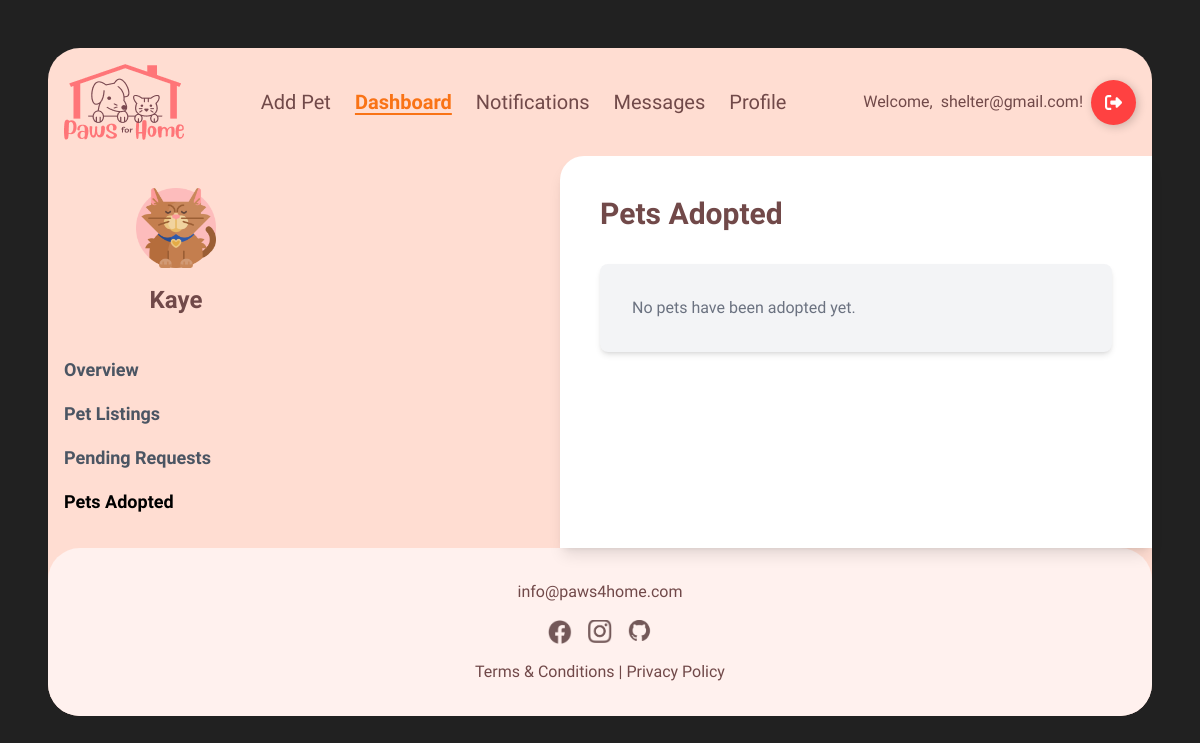
The page /petsadopted/ (signed in) on the database as committed earlier.
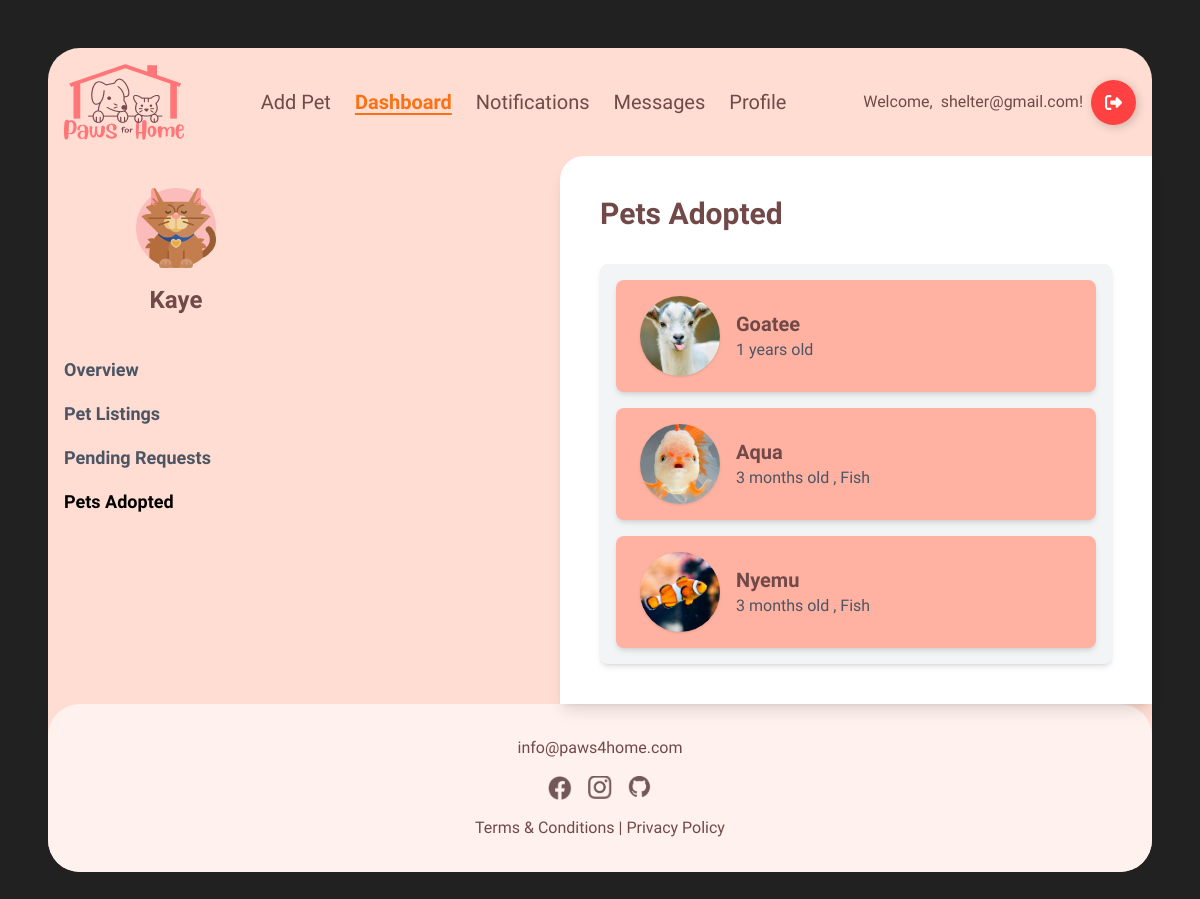
The same page on the database as committed later.
### pets/models.py (models this page shows, shortened)
class Pet(models.Model):
    STATUS_CHOICES = [
        (1, 'Available'),
        (2, 'Adopted'),
    ]
    TYPE_CHOICES = [
    ('Dog', 'Dog'),
    ('Cat', 'Cat'),
    ('Bird', 'Bird'),
    ('Fish', 'Fish'),
    ('Rabbit', 'Rabbit'),
    ('Hamster', 'Hamster'),
    ('Guinea Pig', 'Guinea Pig'),
    ('Frog', 'Frog'),
    ('Ferret', 'Ferret'),
    ('Chinchilla', 'Chinchilla'),
    ('Hedgehog', 'Hedgehog'),
    ('Mouse', 'Mouse'),
    ('Rat', 'Rat'),
    ('Turtle', 'Turtle'),
    ('Snake', 'Snake'),
    ('Lizard', 'Lizard'),
    ('Parrot', 'Parrot'),
    ('Canary', 'Canary'),
    ('Budgerigar', 'Budgerigar'),
    ('Cockatoo', 'Cockatoo'),
    ('Macaw', 'Macaw'),
    ('Lovebird', 'Lovebird'),
    ('Quail', 'Quail'),
    ('Duck', 'Duck'),
    ('Chicken', 'Chicken'),
    ('Goat', 'Goat'),
    ('Pig', 'Pig'),
    ('Spider', 'Spider'),
    ('Tarantula', 'Tarantula'),
    ('Other', 'Other'),
    ]
    name = models.CharField(max_length=100)
    image = models.ImageField(upload_to='pets/', default='pets/default_pet.jpg')
    type = models.CharField(choices=TYPE_CHOICES, max_length=20, default='other')
    age_years = models.IntegerField(default=0)
    age_months = models.IntegerField(default=0)
    description = models.TextField(blank=True,null=True)
    location = models.TextField(blank=True,null=True, default='N/A')
    breed = models.CharField(max_length=50, blank=True, null=True)
    adoption_fee = models.IntegerField(default=0, blank=True)
    status = models.IntegerField(choices=STATUS_CHOICES, default=1)
    created_at = models.DateTimeField(auto_now_add=True)
    owner = models.ForeignKey(settings.AUTH_USER_MODEL, on_delete=models.CASCADE, null=True)
    is_deleted = models.BooleanField(default=False)

### main/decorators.py (the view)
    def _wrapped_view(request, *args, **kwargs):
        if request.user.account_type != 'shelter':
            return render(request, '403.html', {}, status=403)
        return view_func(request, *args, **kwargs)

### pets/views.py (called while the page is built)
@login_required
@shelter_required
def petsadopted(request):
    pets = Pet.objects.filter(owner=request.user, status=2) #dapat mu check sa adoption history since ang owner is ang new adopter
    return render(request, 'shelterdashboard/petsadopted.html', {'pets': pets})

### main/templates/shelterdashboard/petsadopted.html (shortened to what the changed rows need)
{% extends "base.html" %}
{% block content %}
{% load static %}
  <div class="flex flex-grow">
    <aside class="bg-[#FFDDD2] w-64 py-8 px-4 flex flex-col ">
      <h1 class="text-2xl font-bold text-center mt-4">{{ request.user.first_name }}</h1>
    </aside>
    <main class="flex-grow bg-white ml-64 p-10 rounded-tl-3xl shadow-lg max-w-[90%] xl:max-w-[85%] mx-auto">
      <div class="bg-gray-100 rounded-lg shadow-md overflow-hidden p-4">
        <ul class="space-y-4">
          {% for pet in pets %}
            <li class="bg-[#FFB2A1] rounded-lg px-6 py-4 flex items-center justify-between shadow-md">
              <div class="flex items-center space-x-4">
                <img src="{{ pet.image.url }}" alt="{{ pet.name }}" class="h-20 w-20 object-cover rounded-full shadow">
                <div>
                  <h4 class="text-xl font-bold">{{ pet.name }}</h4>
                  <p class="text-gray-600">
                    {% if pet.age_years > 0 %}
                        {{ pet.age_years }} years{% if pet.age_months > 0 %} and {{ pet.age_months }} months{% endif %} old
                    {% else %}
                        {{ pet.age_months }} months old , {{ pet.type }}
                    {% endif %}
                  </p>
                </div>
              </div>
            </li>
          {% empty %}
            <p class="text-gray-500 p-4">No pets have been adopted yet.</p>
          {% endfor %}
        </ul>
      </div>
    </main>
  </div>
{% endblock %}

Rows that differ between the two databases and show on the page:
now on this page (row edited): Pet: image (picture), name "Goatee", age_years "1"
now on this page (row edited): Pet: image (picture), name "Aqua", age_months "3", type "Fish"
now on this page (row edited): Pet: image (picture), name "Nyemu", age_months "3", type "Fish"
Other text that changed with them:
text no longer shown: "No pets have been adopted yet."
